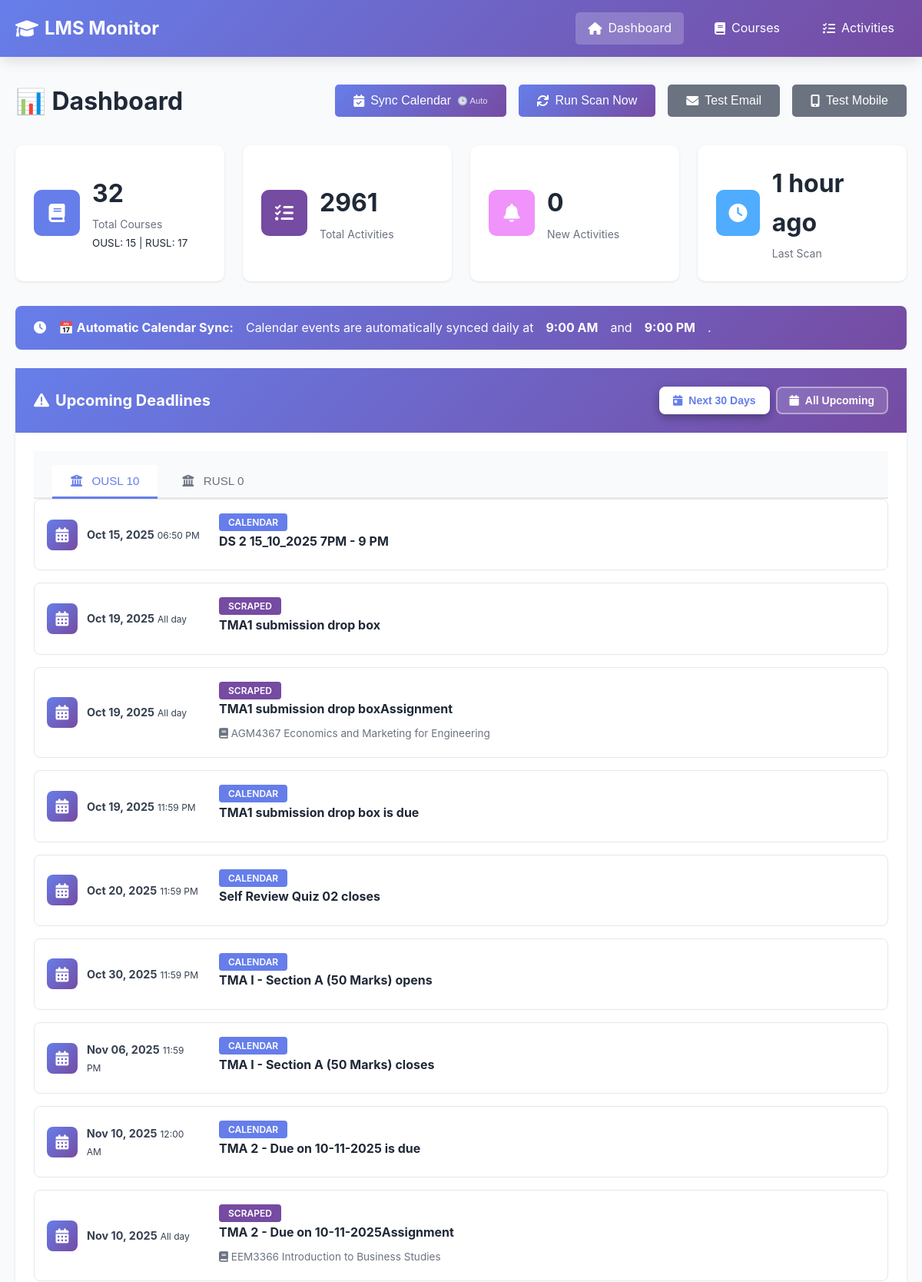
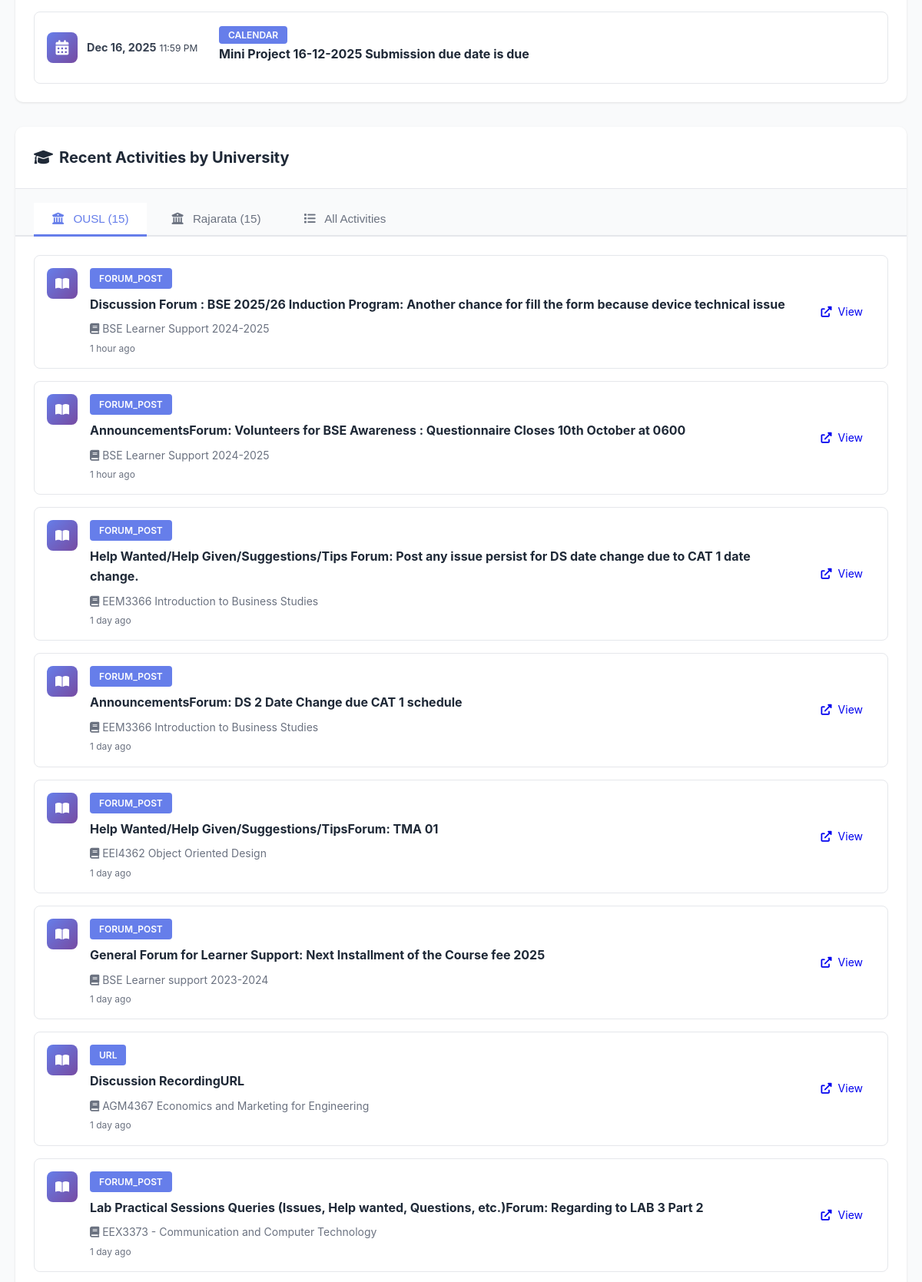
The page / (upper part) on the database its author committed (2 pictures, top to bottom).
### tables this page shows
CREATE TABLE scan_history (
                id INTEGER PRIMARY KEY AUTOINCREMENT,
                lms_name TEXT NOT NULL,
                scan_time TIMESTAMP DEFAULT CURRENT_TIMESTAMP,
                courses_found INTEGER,
                activities_found INTEGER,
                new_activities INTEGER,
                status TEXT,
                error_message TEXT
            );

CREATE TABLE deadlines (
                id INTEGER PRIMARY KEY AUTOINCREMENT,
                deadline_id TEXT UNIQUE NOT NULL,
                title TEXT NOT NULL,
                description TEXT,
                deadline_date TIMESTAMP NOT NULL,
                lms_name TEXT NOT NULL,
                course_id TEXT,
                activity_id TEXT,
                source TEXT NOT NULL,
                location TEXT,
                first_seen TIMESTAMP DEFAULT CURRENT_TIMESTAMP,
                FOREIGN KEY (course_id) REFERENCES courses(course_id),
                FOREIGN KEY (activity_id) REFERENCES activities(activity_id)
            );

CREATE TABLE activities (
                id INTEGER PRIMARY KEY AUTOINCREMENT,
                activity_id TEXT UNIQUE NOT NULL,
                course_id TEXT NOT NULL,
                activity_type TEXT NOT NULL,
                title TEXT NOT NULL,
                description TEXT,
                url TEXT,
                deadline TIMESTAMP,
                first_seen TIMESTAMP DEFAULT CURRENT_TIMESTAMP,
                is_new BOOLEAN DEFAULT 1,
                metadata TEXT,
                FOREIGN KEY (course_id) REFERENCES courses(course_id)
            );

CREATE TABLE courses (
                id INTEGER PRIMARY KEY AUTOINCREMENT,
                course_id TEXT UNIQUE NOT NULL,
                lms_name TEXT NOT NULL,
                course_name TEXT NOT NULL,
                course_url TEXT,
                first_seen TIMESTAMP DEFAULT CURRENT_TIMESTAMP,
                last_checked TIMESTAMP DEFAULT CURRENT_TIMESTAMP
            );

### app.py (the view, shortened to what this page needs)
@app.route('/')
def index():
    stats = db.get_stats()
    recent_activities = db.get_recent_activities(limit=20)
    scan_history = db.get_scan_history(limit=10)
    ousl_activities = db.get_activities_by_lms('OUSL', limit=15)
    rusl_activities = db.get_activities_by_lms('RUSL', limit=15)
    upcoming_deadlines = db.get_all_upcoming_deadlines(days_ahead=365)
    import re
    for deadline in upcoming_deadlines:
        if deadline['source'] in ['calendar', 'scraped'] and not deadline.get('course_name'):
            course_code_match = re.search(r'\b([A-Z]{2,4}\d{4})\b', deadline['title'])
    is_render = os.getenv('RENDER') is not None or os.getenv('RAILWAY_ENVIRONMENT') is not None
    return render_template('index.html',
                          stats=stats,
                          recent_activities=recent_activities,
                          ousl_activities=ousl_activities,
                          rusl_activities=rusl_activities,
                          upcoming_deadlines=upcoming_deadlines,
                          scan_history=scan_history,
                          is_render=is_render)

### app.py (called while the page is built)
@app.template_filter('datetime')
def format_datetime(value, format='%Y-%m-%d %H:%M:%S'):
    if value is None:
        return ''
    if isinstance(value, str):
        try:
            value = datetime.fromisoformat(value.replace('Z', '+00:00'))
        except:
            return value
    if value.tzinfo is None:
        from datetime import timezone
        value = value.replace(tzinfo=timezone.utc)
    from datetime import timezone, timedelta
    colombo_tz = timezone(timedelta(hours=5, minutes=30))
    local_time = value.astimezone(colombo_tz)
    return local_time.strftime(format)

### database.py (called while the page is built)
    def get_connection(self):
        return sqlite3.connect(self.db_path)

    def get_recent_activities(self, limit: int = 50) -> List[Dict[str, Any]]:
        conn = self.get_connection()
        cursor = conn.cursor()
        cursor.execute("""
            SELECT
                a.activity_id,
                a.activity_type,
                a.title,
                a.description,
                a.url,
                a.deadline,
                a.first_seen,
                a.is_new,
                c.course_name,
                c.lms_name
            FROM activities a
            JOIN courses c ON a.course_id = c.course_id
            ORDER BY a.first_seen DESC
            LIMIT ?
        """, (limit,))
        columns = [desc[0] for desc in cursor.description]
        activities = [dict(zip(columns, row)) for row in cursor.fetchall()]
        conn.close()
        return activities

    def get_activities_by_lms(self, lms_name: str, limit: int = 20) -> List[Dict[str, Any]]:
        conn = self.get_connection()
        cursor = conn.cursor()
        cursor.execute("""
            SELECT
                a.activity_id,
                a.activity_type,
                a.title,
                a.description,
                a.url,
                a.deadline,
                a.first_seen,
                a.is_new,
                c.course_name,
                c.lms_name
            FROM activities a
            JOIN courses c ON a.course_id = c.course_id
            WHERE c.lms_name = ?
            ORDER BY a.first_seen DESC
            LIMIT ?
        """, (lms_name, limit))
        columns = [desc[0] for desc in cursor.description]
        activities = [dict(zip(columns, row)) for row in cursor.fetchall()]
        conn.close()
        return activities

### templates/index.html (shortened to what this page needs)
{% extends "base.html" %}  {% block content %}
<div class="dashboard">
  <div class="page-header">
    <h1>📊 Dashboard</h1>
    <div class="actions">
      <button
        onclick="syncCalendar()"
        class="btn btn-primary"
        title="Auto-syncs daily at 9 AM & 9 PM"
      >
        <i class="fas fa-calendar-check"></i> Sync Calendar
        <span style="font-size: 0.7em; opacity: 0.8">🕒 Auto</span>
      </button>
      {% if is_render %}
      <button class="btn btn-secondary" disabled title="Scanning is automated via GitHub Actions (runs twice daily)">
        <i class="fas fa-sync"></i> Auto Scan (GitHub Actions)
      </button>
      {% else %}
      <button onclick="triggerScan()" class="btn btn-primary">
        <i class="fas fa-sync"></i> Run Scan Now
      </button>
      {% endif %}
      <button onclick="testEmail()" class="btn btn-secondary">
        <i class="fas fa-envelope"></i> Test Email
      </button>
      <button onclick="testNtfy()" class="btn btn-secondary">
        <i class="fas fa-mobile-alt"></i> Test Mobile
      </button>
    </div>
  </div>
  <div class="stats-grid">
    <div class="stat-card">
      <div class="stat-icon" style="background: #667eea">
        <i class="fas fa-book"></i>
      </div>
      <div class="stat-content">
        <h3>{{ stats.total_courses }}</h3>
        <p>Total Courses</p>
        <small
          >OUSL: {{ stats.ousl_courses }} | RUSL: {{ stats.rusl_courses
          }}</small
        >
      </div>
    </div>
    <div class="stat-card">
      <div class="stat-icon" style="background: #764ba2">
        <i class="fas fa-tasks"></i>
      </div>
      <div class="stat-content">
        <h3>{{ stats.total_activities }}</h3>
        <p>Total Activities</p>
      </div>
    </div>
    <div class="stat-card">
      <div class="stat-icon" style="background: #f093fb">
        <i class="fas fa-bell"></i>
      </div>
      <div class="stat-content">
        <h3 id="new-activities-count">{{ stats.new_activities }}</h3>
        <p>New Activities</p>
      </div>
    </div>
    <div class="stat-card">
      <div class="stat-icon" style="background: #4facfe">
        <i class="fas fa-clock"></i>
      </div>
      <div class="stat-content">
        <h3>
          {{ stats.last_scan_time|timeago if stats.last_scan_time else 'Never'
          }}
        </h3>
        <p>Last Scan</p>
      </div>
    </div>
  </div>
  <div
    class="alert alert-success"
    style="
      background: linear-gradient(135deg, #667eea 0%, #764ba2 100%);
      color: white;
      border: none;
    "
  >
    <i class="fas fa-clock"></i>
    <strong>📅 Automatic Calendar Sync:</strong> Calendar events are
    automatically synced daily at <strong>9:00 AM</strong> and
    <strong>9:00 PM</strong>.
  </div>
  {% if upcoming_deadlines %}
  <div class="card deadline-card">
    <div
      class="card-header"
      style="display: flex; justify-content: space-between; align-items: center"
    >
      <h2><i class="fas fa-exclamation-triangle"></i> Upcoming Deadlines</h2>
      <div class="deadline-filter">
        <button
          class="filter-btn active"
          onclick="filterDeadlines(30)"
          data-days="30"
        >
          <i class="fas fa-calendar-day"></i> Next 30 Days
        </button>
        <button class="filter-btn" onclick="filterDeadlines(0)" data-days="0">
          <i class="fas fa-calendar"></i> All Upcoming
        </button>
      </div>
    </div>
    <div class="card-body">
      <div class="tabs">
        <button
          class="tab-button active"
          onclick="switchDeadlineTab(event, 'ousl-deadlines')"
        >
          <i class="fas fa-university"></i> OUSL
          <span class="tab-count" id="ousl-count">
            {{ upcoming_deadlines|selectattr('lms_name', 'equalto',
            'OUSL')|list|length }}
          </span>
        </button>
        <button
          class="tab-button"
          onclick="switchDeadlineTab(event, 'rusl-deadlines')"
        >
          <i class="fas fa-university"></i> RUSL
          <span class="tab-count" id="rusl-count">
            {{ upcoming_deadlines|selectattr('lms_name', 'equalto',
            'RUSL')|list|length }}
          </span>
        </button>
      </div>
      <div id="ousl-deadlines" class="tab-content active">
        <div class="deadline-list">
          {% for activity in upcoming_deadlines %} {% if activity.lms_name ==
          'OUSL' %}
          <div
            class="deadline-item {% if activity.is_new %}new{% endif %}"
            data-deadline-date="{{ activity.deadline_date }}"
          >
            <div class="deadline-date">
              <div class="date-icon">
                <i class="fas fa-calendar-alt"></i>
              </div>
              <div class="date-text">
                <strong
                  >{{ activity.deadline_date|datetime('%b %d, %Y') }}</strong
                >
                {% if activity.source == 'scraped' %}
                <small>All day</small>
                {% else %}
                <small>{{ activity.deadline_date|datetime('%I:%M %p') }}</small>
                {% endif %}
              </div>
            </div>
            <div class="deadline-content">
              {% if activity.source %}
              <span
                class="activity-type"
                style="background: {% if activity.source == 'calendar' %}#667eea{% else %}#764ba2{% endif %}"
              >
                {{ activity.source|capitalize }}
              </span>
              {% elif activity.activity_type %}
              <span class="activity-type">{{ activity.activity_type }}</span>
              {% endif %}
              <h4>{{ activity.title }}</h4>
              {% if activity.course_name %}
              <p class="activity-course">
                <i class="fas fa-book"></i> {{ activity.course_name }}
              </p>
              {% endif %}
            </div>
          </div>
          {% endif %} {% endfor %}
        </div>
      </div>
    </div>
  </div>
  {% endif %}
  <div class="card">
    <div class="card-header">
      <h2>
        <i class="fas fa-graduation-cap"></i> Recent Activities by University
      </h2>
    </div>
    <div class="tabs">
      <button class="tab-button active" onclick="openTab(event, 'ousl')">
        <i class="fas fa-university"></i> OUSL ({{ ousl_activities|length }})
      </button>
      <button class="tab-button" onclick="openTab(event, 'rusl')">
        <i class="fas fa-university"></i> Rajarata ({{ rusl_activities|length
        }})
      </button>
      <button class="tab-button" onclick="openTab(event, 'all')">
        <i class="fas fa-list"></i> All Activities
      </button>
    </div>
    <div id="ousl" class="tab-content active">
      <div class="card-body">
        {% if ousl_activities %}
        <div class="activity-list">
          {% for activity in ousl_activities %}
          <div class="activity-item {% if activity.is_new %}new{% endif %}">
            <div class="activity-icon">
              {% if activity.activity_type == 'assign' %}
              <i class="fas fa-file-alt"></i>
              {% elif activity.activity_type == 'quiz' %}
              <i class="fas fa-question-circle"></i>
              {% elif activity.activity_type == 'resource' %}
              <i class="fas fa-file"></i>
              {% elif activity.activity_type == 'forum' %}
              <i class="fas fa-comments"></i>
              {% else %}
              <i class="fas fa-book-open"></i>
              {% endif %}
            </div>
            <div class="activity-content">
              <div class="activity-header">
                <span class="activity-type">{{ activity.activity_type }}</span>
              </div>
              <h4>{{ activity.title }}</h4>
              <p class="activity-course">
                <i class="fas fa-book"></i> {{ activity.course_name }}
              </p>
              <p class="activity-time">{{ activity.first_seen|timeago }}</p>
            </div>
            {% if activity.url %}
            <a href="{{ activity.url }}" target="_blank" class="btn btn-small">
              <i class="fas fa-external-link-alt"></i> View
            </a>
            {% endif %}
          </div>
          {% endfor %}
        </div>
        {% else %}
        <p class="empty-state">
          No OUSL activities found yet. Run a scan to get started!
        </p>
        {% endif %}
      </div>
    </div>
  </div>
</div>
{% endblock %}

### rows shown on the page
scan_history: last_scan_time "1 hour ago"
deadlines: deadline_date "Oct 15, 2025", deadline_date "06:50 PM", source "CALENDAR", title "DS 2 15_10_2025 7PM - 9 PM"
deadlines: deadline_date "Oct 19, 2025", shows "All day", source "SCRAPED", title "TMA1 submission drop box"
deadlines: deadline_date "Oct 19, 2025", shows "All day", source "SCRAPED", title "TMA1 submission drop boxAssignment", course_name "AGM4367 Economics and Marketing for Engineering"
deadlines: deadline_date "Oct 19, 2025", deadline_date "11:59 PM", source "CALENDAR", title "TMA1 submission drop box is due"
deadlines: deadline_date "Oct 20, 2025", deadline_date "11:59 PM", source "CALENDAR", title "Self Review Quiz 02 closes"
deadlines: deadline_date "Oct 30, 2025", deadline_date "11:59 PM", source "CALENDAR", title "TMA I - Section A (50 Marks) opens"
deadlines: deadline_date "Nov 06, 2025", deadline_date "11:59 PM", source "CALENDAR", title "TMA I - Section A (50 Marks) closes"
deadlines: deadline_date "Nov 10, 2025", deadline_date "12:00 AM", source "CALENDAR", title "TMA 2 - Due on 10-11-2025 is due"
deadlines: deadline_date "Nov 10, 2025", shows "All day", source "SCRAPED", title "TMA 2 - Due on 10-11-2025Assignment", course_name "EEM3366 Introduction to Business Studies"
deadlines: deadline_date "Dec 16, 2025", deadline_date "11:59 PM", source "CALENDAR", title "Mini Project 16-12-2025 Submission due date is due"
activities: activity_type "FORUM_POST", title "Discussion Forum : BSE 2025/26 Induction Program: Another chance for fill the form because device technical issue", course_name "BSE Learner Support 2024-2025", first_seen "1 hour ago"
activities: activity_type "FORUM_POST", title "AnnouncementsForum: Volunteers for BSE Awareness : Questionnaire Closes 10th October at 0600", course_name "BSE Learner Support 2024-2025", first_seen "1 hour ago"
activities: activity_type "FORUM_POST", title "Help Wanted/Help Given/Suggestions/Tips Forum: Post any issue persist for DS date change due to CAT 1 date change.", course_name "EEM3366 Introduction to Business Studies", first_seen "1 day ago"
activities: activity_type "FORUM_POST", title "AnnouncementsForum: DS 2 Date Change due CAT 1 schedule", course_name "EEM3366 Introduction to Business Studies", first_seen "1 day ago"
activities: activity_type "FORUM_POST", title "Help Wanted/Help Given/Suggestions/TipsForum: TMA 01", course_name "EEI4362 Object Oriented Design", first_seen "1 day ago"
activities: activity_type "FORUM_POST", title "General Forum for Learner Support: Next Installment of the Course fee 2025", course_name "BSE Learner support 2023-2024", first_seen "1 day ago"
activities: activity_type "URL", title "Discussion RecordingURL", course_name "AGM4367 Economics and Marketing for Engineering", first_seen "1 day ago"
activities: activity_type "FORUM_POST", title "Lab Practical Sessions Queries (Issues, Help wanted, Questions, etc.)Forum: Regarding to LAB 3 Part 2", course_name "EEX3373 - Communication and Computer Technology", first_seen "1 day ago"

### other values the page prints
{{ stats.total_courses }} "32"
{{ stats.ousl_courses }} "15"
{{ stats.rusl_courses }} "17"
{{ stats.total_activities }} "2961"
{{ stats.new_activities }} "0"
{{ ousl_activities|length }} "15"
{{ rusl_activities|length }} "15"
